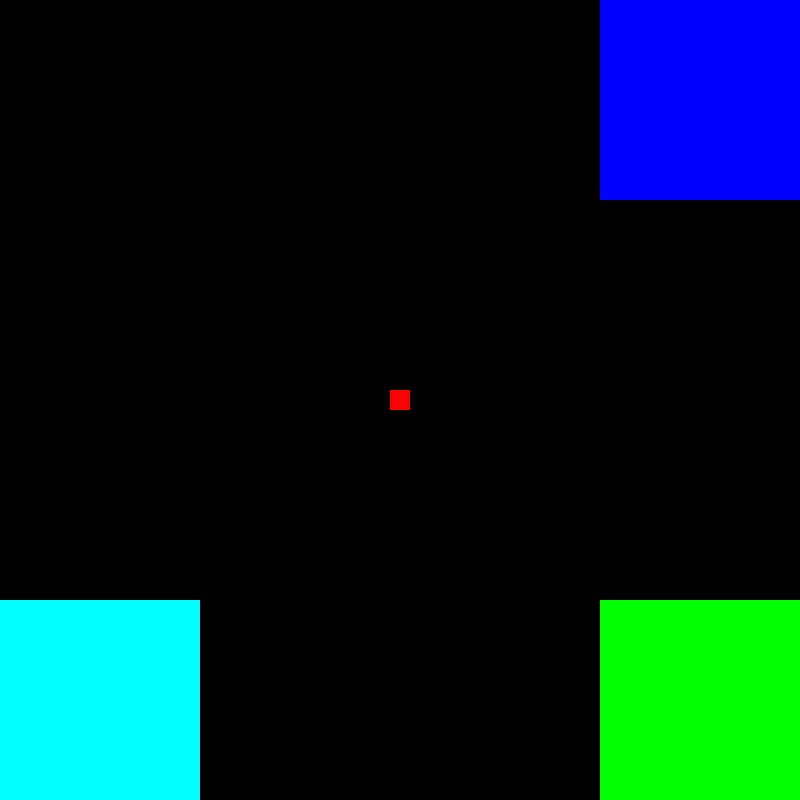
Frame 1 (no input)
Frame 60 (no input): identical to frame 1, image omitted
Frame 120 (the mouse pressed at the canvas centre since frame 60): identical to frame 1, image omitted

The p5.js sketch that drew this single still picture (run headless with seeded random() and noise() and a simulated clock; from frame 60 on, the mouse is pressed at the canvas centre):

// p5.js sketch
// ── sketch.js
function setup() {
  createCanvas(800,800);
}

var x = 390;
var y = 390;

function draw() {
  background(0);
  noStroke();
  fill(0,255,0);
  rect(600,600,200,200);
  fill(0,0,255);
  rect(600,0,200,200);
  fill(0,255,255);
  rect(0,600,200,200);
  fill(255,0,0);
  rect(x,y,20,20);
  
  if(x>580 && y>580){
    fill(0,255,0);
    rect(600,600,200,200);
    fill(255,255,0);
    var xdif = x-580;
    if(xdif>20){
      xdif=20;
    }
    var ydif = y-580;
    if(ydif>20){
      ydif=20;
    }
    rect(x+(20-xdif),y+(20-ydif),xdif,ydif);
  }
  
  if(x>580 && y<200){
    fill(0,0,255);
    rect(600,0,200,200);
    fill(0,255,255);
    var xdif2 = x-580;
    if(xdif2>20){
      xdif2=20;
    }
    var ydif2 = 200-y;
    if(ydif2>20){
      ydif2=20;
    }
    rect(x+(20-xdif2),y,xdif2,ydif2);
  }
  
  if(x<200 && y>580){
    fill(0,255,255);
    rect(0,600,200,200);
    fill(255,255,255);
    var xdif3 = 200-x;
    if(xdif3>20){
      xdif3=20;
    }
    var ydif3 = y-580;
    if(ydif3>20){
      ydif3=20;
    }
    rect(x,y+(20-ydif3),xdif3,ydif3);
  }
  
  if(x<200 && y<200){
    fill(0,0,0);
    stroke(255);
    rect(0,0,200,200);
    noStroke();
    fill(0,255,0);
    var xdif4 = 200-x;
    if(xdif4>20){
      xdif4=20;
    }
    var ydif4 = 200-y;
    if(ydif4>20){
      ydif4=20;
    }
    rect(x,y,xdif4,ydif4);
  }
  
  if (keyIsDown(LEFT_ARROW))
    if(x===0){
      
    } else{
      x -= 5;
    }
    
  if(keyIsDown(RIGHT_ARROW))
    if(x==780){
      
    } else{
      x += 5;
    }
    
  if(keyIsDown(UP_ARROW))
    if(y===0){
      
    } else{
      y -= 5;
    }
    
  if(keyIsDown(DOWN_ARROW))
    if(y==780){
      
    } else{
      y += 5;
    }
}
